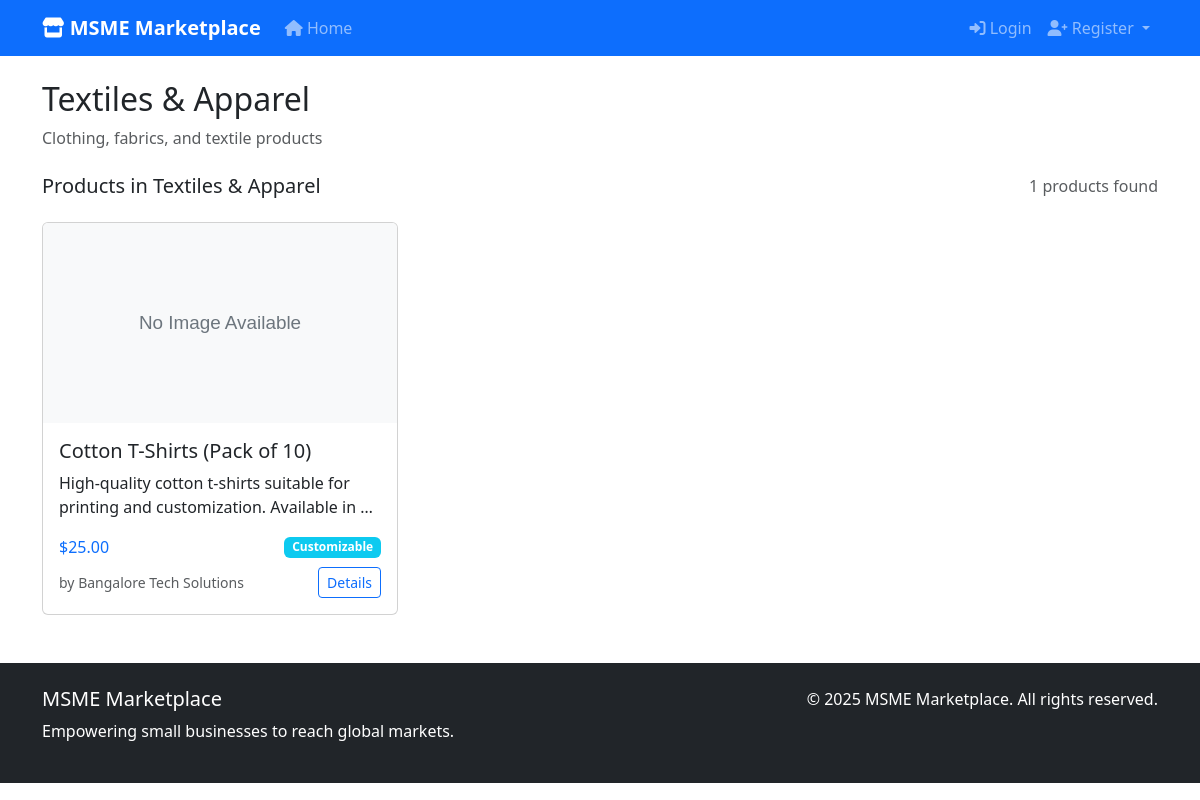
Page /category/1/ on the committed database.
### marketplace/models.py (models this page shows, shortened)
class Category(models.Model):
    name = models.CharField(max_length=100, unique=True)
    description = models.TextField(blank=True)
    created_at = models.DateTimeField(auto_now_add=True)
    class Meta:
        verbose_name_plural = 'Categories'

class Product(models.Model):
    seller = models.ForeignKey(Seller, on_delete=models.CASCADE, related_name='products')
    category = models.ForeignKey(Category, on_delete=models.CASCADE, related_name='products')
    name = models.CharField(max_length=200)
    description = models.TextField()
    mrp = models.DecimalField(max_digits=10, decimal_places=2, help_text='Maximum Retail Price')
    selling_price = models.DecimalField(max_digits=10, decimal_places=2, help_text='Actual Selling Price')
    GST_RATES = [
        (0, '0%'),
        (5, '5%'),
        (12, '12%'),
        (18, '18%'),
        (28, '28%'),
    ]
    gst_rate = models.IntegerField(choices=GST_RATES, default=18)
    stock_quantity = models.PositiveIntegerField(default=0)
    minimum_order_quantity = models.PositiveIntegerField(default=1)
    APPROVAL_STATUS = [
        ('pending', 'Pending'),
        ('approved', 'Approved'),
        ('rejected', 'Rejected'),
    ]
    approval_status = models.CharField(max_length=20, choices=APPROVAL_STATUS, default='pending')
    is_active = models.BooleanField(default=True)
    is_customizable = models.BooleanField(default=False)
    rejection_reason = models.TextField(blank=True)
    created_at = models.DateTimeField(auto_now_add=True)
    updated_at = models.DateTimeField(auto_now=True)
    tags = models.CharField(max_length=500, blank=True, help_text="Comma-separated tags for search")
    class Meta:
        ordering = ['-created_at']
    def get_absolute_url(self):
        return reverse('marketplace:product_detail', kwargs={'pk': self.pk})
    @property
    def main_image(self):
        image = self.images.first()
        return image.image if image else None
    @property
    def price(self):
        return self.selling_price

class Seller(models.Model):
    user = models.OneToOneField(User, on_delete=models.CASCADE)
    business_name = models.CharField(max_length=200)
    owner_name = models.CharField(max_length=100)
    phone = models.CharField(max_length=15)
    address = models.TextField()
    city = models.CharField(max_length=100)
    state = models.CharField(max_length=100)
    pincode = models.CharField(max_length=10)
    gstin_validator = RegexValidator(
        regex=r'^[0-9]{2}[A-Z]{5}[0-9]{4}[A-Z]{1}[1-9A-Z]{1}Z[0-9A-Z]{1}$',
        message='Enter a valid GSTIN number (15 characters)'
    )
    gstin = models.CharField(max_length=15, validators=[gstin_validator], unique=True)
    turnover = models.DecimalField(
        max_digits=10,
        decimal_places=2,
        validators=[MinValueValidator(2), MaxValueValidator(50)],
        help_text='Annual turnover in Crores (₹2-50 Cr)'
    )
    bank_name = models.CharField(max_length=100)
    account_number = models.CharField(max_length=20)
    ifsc_code = models.CharField(max_length=11)
    account_holder_name = models.CharField(max_length=100)
    business_type = models.CharField(max_length=100, choices=[
        ('manufacturer', 'Manufacturer'),
        ('wholesaler', 'Wholesaler'),
        ('retailer', 'Retailer'),
        ('service_provider', 'Service Provider'),
    ])
    pan_document = models.FileField(upload_to='seller_documents/pan/', null=True, blank=True)
    gst_certificate = models.FileField(upload_to='seller_documents/gst/', null=True, blank=True)
    APPROVAL_STATUS = [
        ('pending', 'Pending'),
        ('approved', 'Approved'),
        ('rejected', 'Rejected'),
    ]
    approval_status = models.CharField(max_length=20, choices=APPROVAL_STATUS, default='pending')
    verified = models.BooleanField(default=False)
    rejection_reason = models.TextField(blank=True)
    created_at = models.DateTimeField(auto_now_add=True)

### marketplace/views.py (the view)
# urls.py: path('category/<int:category_id>/', views.category_products, name='category_products'),
def category_products(request, category_id):
    category = get_object_or_404(Category, pk=category_id)
    products = Product.objects.filter(category=category, is_active=True)
    paginator = Paginator(products, 12)
    page_number = request.GET.get('page')
    page_obj = paginator.get_page(page_number)
    context = {
        'category': category,
        'page_obj': page_obj,
        'products': page_obj.object_list,
    }
    return render(request, 'marketplace/category_products.html', context)

### templates/marketplace/category_products.html (shortened to what this page needs)
{% extends 'base.html' %}
{% load static %}
{% block content %}
<div class="container mt-4">
    <div class="row">
        <div class="col-12">
            <div class="category-header mb-4">
                <h2>{{ category.name }}</h2>
                {% if category.description %}
                    <p class="text-muted">{{ category.description }}</p>
                {% endif %}
            </div>
        </div>
    </div>
    <div class="row">
        <div class="col-12">
            <div class="d-flex justify-content-between align-items-center mb-4">
                <h5 class="mb-0">Products in {{ category.name }}</h5>
                <span class="text-muted">{{ page_obj.paginator.count }} products found</span>
            </div>
            <div class="row row-cols-1 row-cols-md-3 g-4">
                {% for product in products %}
                <div class="col">
                    <div class="card h-100">
                        {% if product.main_image %}
                            <img src="{{ product.main_image.url }}" class="card-img-top" alt="{{ product.name }}">
                        {% else %}
                            <img src="{% static 'img/no-image.svg' %}" class="card-img-top" alt="No Image Available">
                        {% endif %}
                        <div class="card-body">
                            <h5 class="card-title">{{ product.name }}</h5>
                            <p class="card-text">{{ product.description|truncatewords:10 }}</p>
                            <div class="d-flex justify-content-between align-items-center mb-2">
                                <span class="text-primary">${{ product.price }}</span>
                                {% if product.is_customizable %}
                                    <span class="badge bg-info">Customizable</span>
                                {% endif %}
                            </div>
                            <div class="d-flex justify-content-between align-items-center">
                                <small class="text-muted">by {{ product.seller.business_name }}</small>
                                <a href="{{ product.get_absolute_url }}" class="btn btn-sm btn-outline-primary">Details</a>
                            </div>
                        </div>
                    </div>
                </div>
                {% empty %}
                <div class="col-12">
                    <p class="text-center">No products found in this category.</p>
                </div>
                {% endfor %}
            </div>
        </div>
    </div>
</div>
{% endblock %}

### static/css/marketplace.css (style rules this page uses)
.card-img-top { height: 200px; object-fit: cover; }

### rows in the picture
Category: name "Textiles & Apparel", description "Clothing, fabrics, and textile products"
Product: name "Cotton T-Shirts (Pack of 10)", description "High-quality cotton t-shirts suitable for printing and customization. Available in …", price "25.00", is_customizable "Customizable", seller.business_name "Bangalore Tech Solutions"

### other values in the picture
{{ page_obj.paginator.count }} "1"
